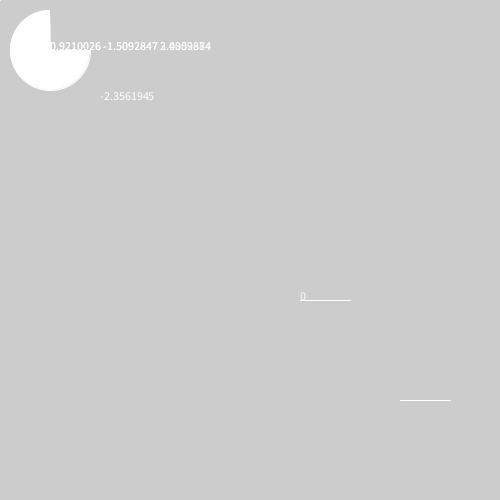
Frame 1 (no input)
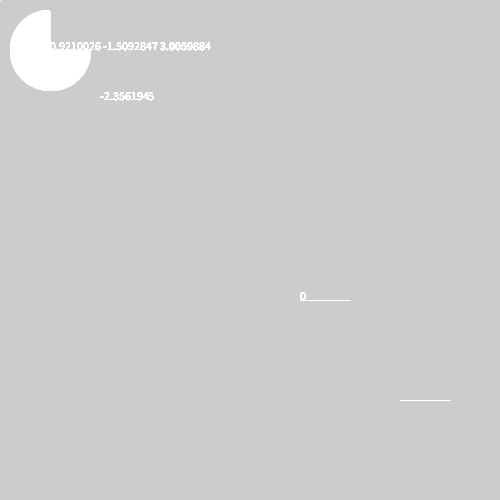
Frame 60 (the mouse pressed at the canvas centre just before this capture)
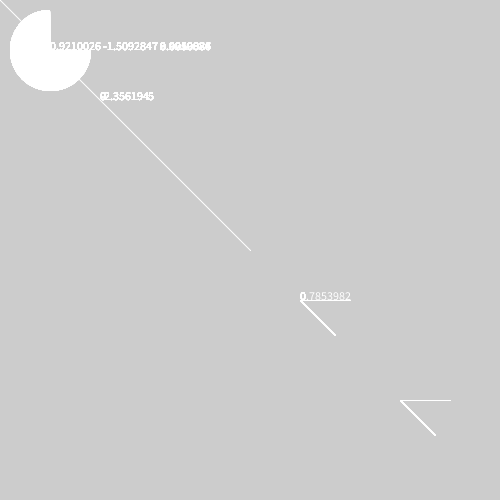
Frame 120 (the mouse held since frame 60 and released just before this capture)

The Processing sketch that drew these frames (run headless with seeded random() and noise(); from frame 60 on, the mouse is pressed at the canvas centre):

// Processing sketch: testAngleDiff
// ── testAngleDiff.pde
float a1 = random(-PI,PI);
float a2 = random(-PI,PI);
float dif = abs(a1-a2);
float a;
int pPosCounter = 0;
PVector [] pPos = new PVector [15];
int [] [] pPosRefInd = new int [15] [15];
float [] pPosAngle = new float [15];
float [] pPosACos = new float [15];
float [] pPosASin = new float [15];
float rCos, rSin;
void setup(){
  size(500,500);
frameRate(10);
for (int i = 0; i < pPosRefInd.length; i++){
  pPos[i] = new PVector();
}

for (int i = 0; i < pPosRefInd.length; i++){
 for(int j = 0; j < pPos.length; j++){
   
   pPosRefInd [i][j] = j + i;
   if(pPosRefInd[i][j] >= pPos.length) { 
     int excess = pPosRefInd[i][j] - pPos.length;
     pPosRefInd[i][j] = excess;
   }
 }
}

if(dif > PI){
  dif = TWO_PI-dif;
}
text(nf(a1) + " " + nf(a2) + " " + nf(dif), 50,50  );
}

void draw(){
  a = atan2(mouseY - pmouseY , mouseX - pmouseX);
  dif = a1-(atan2(mouseY-(height/2), mouseX-(width/2)));
  if(dif > PI){
  dif = TWO_PI-dif;
}

pPosCounter +=1;
      if(pPosCounter >= pPos.length) { pPosCounter = 0; }
      pPos[pPosCounter].set(mouseX,mouseY);
      
      pPosAngle[pPosCounter] = atan2(mouseY - pPos[pPosRefInd[1][pPosCounter]].y, mouseX - pPos[pPosRefInd[1][pPosCounter]].x);
      //pPosAngle[pPosCounter] = atan2(mouseY - pmouseY, mouseX - pmouseX);
      pPosACos[pPosCounter] = cos(pPosAngle[pPosCounter]);
      pPosASin[pPosCounter] = sin(pPosAngle[pPosCounter]);
      rCos = 0;
      rSin = 0;
      for(int i = 0; i < pPos.length; i++){
        
        rCos += pPosACos[pPosCounter];
        rSin += pPosASin[pPosCounter];
      }
        rCos /= pPos.length;
        rSin /= pPos.length;
  
  clear();
  stroke(255);
line(mouseX, mouseY, pmouseX, pmouseY);
  text(nf(a1) + " " + nf(a2) + " " + nf(dif), 50,50  );
text(nf(atan2(mouseY-(height/2), mouseX-(width/2))), 100, 100);
text(nf(a), 300, 300);
line(300, 300,  300 + (rCos*50) , 300 + (rSin*50));
line(400, 400,  400 + (cos(pPosAngle[pPosCounter])*50) , 400 + (sin(pPosAngle[pPosCounter])*50));
arc(50, 50, 80, 80, 0 , radians(270), PIE);
if(mousePressed){
 println("ok");  //<>//
}
//text(nf(dif)
}
